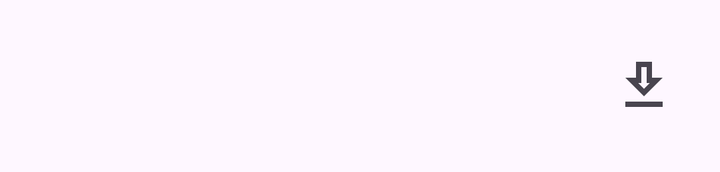
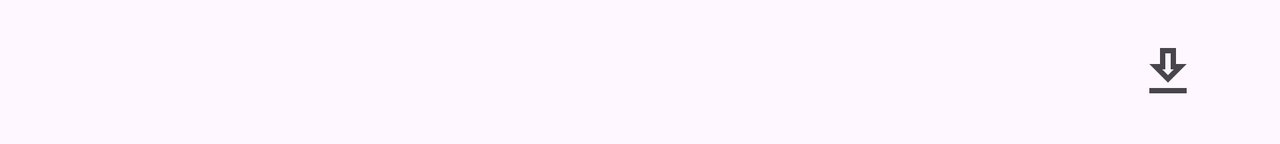

An Android layout and its configuration variant, each rendered on a device that would load it. The default file and the variant file are quoted in full after the pictures.
<!-- AndroidManifest.xml: application theme Theme.OmniStore -->
<!-- res/layout/app_list_item.xml -->
<?xml version="1.0" encoding="utf-8"?>
<LinearLayout xmlns:android="http://schemas.android.com/apk/res/android"
    android:id="@+id/app_list_item_container"
    android:layout_width="match_parent"
    android:layout_height="wrap_content"
    android:layout_gravity="center_vertical"
    android:layout_marginStart="10dp"
    android:layout_marginTop="4dp"
    android:layout_marginEnd="10dp"
    android:layout_marginBottom="4dp"
    android:foreground="?android:attr/selectableItemBackground"
    android:minHeight="?android:attr/listPreferredItemHeight"
    android:orientation="horizontal"
    android:padding="12dp">

    <ImageView
        android:id="@+id/app_logo"
        android:layout_width="@dimen/app_icon_size"
        android:layout_height="@dimen/app_icon_size"
        android:layout_gravity="start|center_vertical"
        android:contentDescription="@string/app_logo_image_description"
        android:scaleType="fitXY"/>

    <LinearLayout
        android:layout_width="0dp"
        android:layout_height="wrap_content"
        android:layout_gravity="center_vertical"
        android:layout_marginStart="16dp"
        android:layout_weight="1"
        android:orientation="vertical">

        <Space
            android:layout_width="match_parent"
            android:layout_height="0dp"
            android:layout_weight="1" />

        <LinearLayout
            android:layout_width="wrap_content"
            android:layout_height="wrap_content"
            android:layout_gravity="center_vertical"
            android:orientation="horizontal">

            <TextView
                android:id="@+id/app_name"
                style="@style/TitleTextStyle"
                android:layout_width="wrap_content"
                android:layout_height="wrap_content"
                android:layout_gravity="center_vertical"
                android:ellipsize="end"
                android:gravity="center_vertical"
                android:maxLines="1" />

            <ImageView
                android:id="@+id/app_note"
                android:layout_width="wrap_content"
                android:layout_height="wrap_content"
                android:layout_gravity="center_vertical"
                android:layout_marginStart="10dp"
                android:background="?android:attr/selectableItemBackgroundBorderless"
                android:contentDescription="@string/app_note_image_description"
                android:src="@drawable/ic_info" />

        </LinearLayout>

        <TextView
            android:id="@+id/app_pkg"
            style="@style/BodyTextStyleSmall"
            android:layout_width="wrap_content"
            android:layout_height="wrap_content"
            android:ellipsize="end"
            android:gravity="center_vertical"
            android:maxLines="1" />

        <TextView
            android:id="@+id/app_version"
            style="@style/BodyTextStyleSmall"
            android:layout_width="wrap_content"
            android:layout_height="wrap_content"
            android:ellipsize="end"
            android:gravity="center_vertical"
            android:maxLines="1" />

        <Space
            android:layout_width="match_parent"
            android:layout_height="0dp"
            android:layout_weight="1" />
    </LinearLayout>

    <ProgressBar
        android:id="@+id/app_progress"
        style="?android:attr/progressBarStyle"
        android:layout_width="32dp"
        android:layout_height="32dp"
        android:layout_gravity="center_vertical"
        android:indeterminateTint="?android:attr/textColorSecondary"
        android:visibility="gone" />

    <ImageView
        android:id="@+id/app_download"
        android:layout_width="32dp"
        android:layout_height="32dp"
        android:layout_gravity="center_vertical"
        android:background="?android:attr/selectableItemBackgroundBorderless"
        android:contentDescription="@string/app_download_image_description"
        android:scaleType="fitXY"
        android:src="@drawable/ic_download_outline" />
</LinearLayout>
<!-- resources referenced by this layout -->
<resources>
  <dimen name="app_icon_size">54dp</dimen>
  <!-- drawable ic_download_outline (drawable) -->
  <?xml version="1.0" encoding="utf-8"?>
  <vector xmlns:android="http://schemas.android.com/apk/res/android"
      android:width="24dp"
      android:height="24dp"
      android:tint="?android:attr/textColorSecondary"
      android:viewportWidth="24"
      android:viewportHeight="24">
      <path
          android:fillColor="#000"
          android:pathData="M13,5V11H14.17L12,13.17L9.83,11H11V5H13M15,3H9V9H5L12,16L19,9H15V3M19,18H5V20H19V18Z" />
  </vector>
  <string name="app_download_image_description">Download app</string>
  <string name="app_logo_image_description">App logo</string>
  <string name="app_note_image_description">Note</string>
  <style name="BodyTextStyleSmall" parent="@style/TextAppearance.Material3.BodySmall">
          <item name="android:textColor">?android:attr/textColorSecondary</item>
      </style>
  <style name="TitleTextStyle" parent="@style/TextAppearance.Material3.TitleMedium">
          <item name="android:textSize">16sp</item>
          <item name="android:letterSpacing">0</item>
      </style>
  <!-- from res/values-v31/ -->
  <style name="Theme.OmniStore" parent="@style/Base.Theme.OmniStore">
          <item name="colorPrimary">@color/colorPrimary</item>
          <item name="android:windowSplashScreenIconBackgroundColor">@color/omni_logo_color</item>
          <item name="preferenceTheme">@style/Omni.PreferenceTheme</item>
          <item name="android:switchStyle">@style/Omni.SwitchStyle</item>
          <item name="android:textAppearanceListItem">@style/Omni.PreferenceTitle</item>
          <item name="alertDialogTheme">@style/AlertDialogTheme</item>
      </style>
  <style name="Base.Theme.OmniStore" parent="Theme.Material3.DayNight.NoActionBar">
          
          <item name="colorPrimary">#1565C0</item>
          <item name="colorAccent">?attr/colorPrimary</item>
          <item name="android:navigationBarColor">@android:color/transparent</item>
          <item name="android:statusBarColor">@android:color/transparent</item>
          <item name="android:windowLightStatusBar">?attr/isLightTheme</item>
          <item name="android:windowLightNavigationBar">?attr/isLightTheme</item>
          <item name="dialogCornerRadius">8dp</item>
      </style>
  <!-- from res/values-v31/ -->
  <color name="colorPrimary">@android:color/system_accent1_600</color>
  <color name="omni_logo_color">#a1c729</color>
  <!-- from res/values-v31/ -->
  <style name="AlertDialogTheme" parent="Theme.Material3.DayNight.Dialog.Alert">
          <item name="colorAccent">?attr/colorPrimary</item>
          <item name="colorPrimary">@color/colorPrimary</item>
          <item name="dialogCornerRadius">8dp</item>
      </style>
</resources>
<!-- res/layout-land/app_list_item.xml (the repository's variant of the layout above) -->
<!-- drawn on the phone turned sideways -->
<?xml version="1.0" encoding="utf-8"?>
<LinearLayout xmlns:android="http://schemas.android.com/apk/res/android"
    android:layout_width="match_parent"
    android:layout_height="wrap_content"
    android:layout_gravity="center_vertical"
    android:layout_marginTop="4dp"
    android:layout_marginBottom="4dp"
    android:background="?android:attr/selectableItemBackground"
    android:minHeight="?android:attr/listPreferredItemHeight"
    android:orientation="horizontal"
    android:paddingStart="40dp"
    android:paddingEnd="40dp">

    <ImageView
        android:id="@+id/app_logo"
        android:layout_width="40dp"
        android:layout_height="40dp"
        android:layout_gravity="start|center_vertical"
        android:scaleType="fitXY"
        android:contentDescription="@string/app_logo_image_description"/>

    <LinearLayout
        android:layout_width="0dp"
        android:layout_height="match_parent"
        android:layout_gravity="center_vertical"
        android:layout_marginStart="20dp"
        android:layout_weight="1"
        android:orientation="vertical">

        <Space
            android:layout_width="match_parent"
            android:layout_height="0dp"
            android:layout_weight="1" />

        <LinearLayout
            android:layout_width="wrap_content"
            android:layout_height="wrap_content"
            android:layout_gravity="center_vertical"
            android:orientation="horizontal">

            <TextView
                android:id="@+id/app_name"
                android:layout_width="wrap_content"
                android:layout_height="wrap_content"
                android:layout_gravity="center_vertical"
                android:ellipsize="end"
                android:gravity="center_vertical"
                style="@style/BodyTextStyle" />

            <ImageView
                android:id="@+id/app_note"
                android:layout_width="wrap_content"
                android:layout_height="wrap_content"
                android:layout_gravity="center_vertical"
                android:layout_marginStart="5dp"
                android:background="?android:attr/selectableItemBackground"
                android:src="@drawable/ic_info"
                android:contentDescription="@string/app_note_image_description"/>


        </LinearLayout>

        <TextView
            android:id="@+id/app_pkg"
            android:layout_width="wrap_content"
            android:layout_height="wrap_content"
            android:ellipsize="end"
            android:gravity="center_vertical"
            style="@style/BodyTextStyleSmall"
            android:visibility="gone" />

        <LinearLayout
            android:layout_width="wrap_content"
            android:layout_height="wrap_content"
            android:orientation="horizontal">

            <TextView
                android:id="@+id/app_version"
                android:layout_width="wrap_content"
                android:layout_height="wrap_content"
                android:ellipsize="end"
                android:gravity="center_vertical"
                style="@style/BodyTextStyleSmall" />
        </LinearLayout>

        <Space
            android:layout_width="match_parent"
            android:layout_height="0dp"
            android:layout_weight="1" />
    </LinearLayout>

    <ProgressBar
        android:id="@+id/app_progress"
        style="?android:attr/progressBarStyle"
        android:layout_width="32dp"
        android:layout_height="32dp"
        android:layout_gravity="center_vertical"
        android:indeterminateTint="?android:attr/textColorSecondary"
        android:visibility="gone" />

    <ImageView
        android:id="@+id/app_download"
        android:layout_width="32dp"
        android:layout_height="32dp"
        android:layout_gravity="center_vertical"
        android:background="?android:attr/selectableItemBackgroundBorderless"
        android:scaleType="fitXY"
        android:src="@drawable/ic_download_outline"
        android:contentDescription="@string/app_download_image_description"/>
</LinearLayout>
<!-- resources referenced by the variant -->
<!-- as the phone turned sideways resolves them -->
<resources>
  <!-- drawable ic_download_outline (drawable) -->
  <?xml version="1.0" encoding="utf-8"?>
  <vector xmlns:android="http://schemas.android.com/apk/res/android"
      android:width="24dp"
      android:height="24dp"
      android:tint="?android:attr/textColorSecondary"
      android:viewportWidth="24"
      android:viewportHeight="24">
      <path
          android:fillColor="#000"
          android:pathData="M13,5V11H14.17L12,13.17L9.83,11H11V5H13M15,3H9V9H5L12,16L19,9H15V3M19,18H5V20H19V18Z" />
  </vector>
  <string name="app_download_image_description">Download app</string>
  <string name="app_logo_image_description">App logo</string>
  <string name="app_note_image_description">Note</string>
  <style name="BodyTextStyle" parent="@style/TextAppearance.Material3.BodyMedium">
      </style>
  <style name="BodyTextStyleSmall" parent="@style/TextAppearance.Material3.BodySmall">
          <item name="android:textColor">?android:attr/textColorSecondary</item>
      </style>
  <!-- from res/values-v31/ -->
  <style name="Theme.OmniStore" parent="@style/Base.Theme.OmniStore">
          <item name="colorPrimary">@color/colorPrimary</item>
          <item name="android:windowSplashScreenIconBackgroundColor">@color/omni_logo_color</item>
          <item name="preferenceTheme">@style/Omni.PreferenceTheme</item>
          <item name="android:switchStyle">@style/Omni.SwitchStyle</item>
          <item name="android:textAppearanceListItem">@style/Omni.PreferenceTitle</item>
          <item name="alertDialogTheme">@style/AlertDialogTheme</item>
      </style>
  <style name="Base.Theme.OmniStore" parent="Theme.Material3.DayNight.NoActionBar">
          
          <item name="colorPrimary">#1565C0</item>
          <item name="colorAccent">?attr/colorPrimary</item>
          <item name="android:navigationBarColor">@android:color/transparent</item>
          <item name="android:statusBarColor">@android:color/transparent</item>
          <item name="android:windowLightStatusBar">?attr/isLightTheme</item>
          <item name="android:windowLightNavigationBar">?attr/isLightTheme</item>
          <item name="dialogCornerRadius">8dp</item>
      </style>
  <!-- from res/values-v31/ -->
  <color name="colorPrimary">@android:color/system_accent1_600</color>
  <color name="omni_logo_color">#a1c729</color>
  <!-- from res/values-v31/ -->
  <style name="AlertDialogTheme" parent="Theme.Material3.DayNight.Dialog.Alert">
          <item name="colorAccent">?attr/colorPrimary</item>
          <item name="colorPrimary">@color/colorPrimary</item>
          <item name="dialogCornerRadius">8dp</item>
      </style>
</resources>
